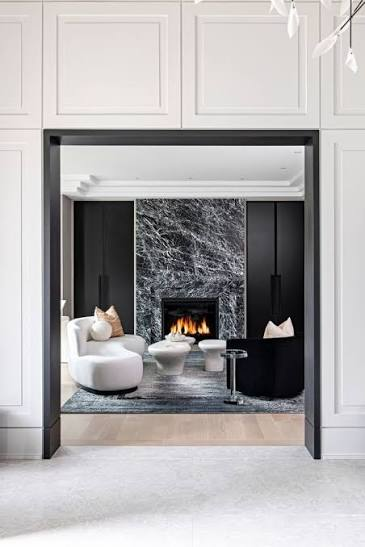
#> input picture i.jpg, 365 x 547 px
$ jupyter execute Experiment_2.ipynb
#> lines starting #> are read from the running program, lines starting #| are printed output that depends on the picture
Name : Vishesh Kumar ,
CU24250050 ,
Sec: B ,
Roll No : 69 ,
Computer Vision  ,
Labsheet - 2

[cell 1]
# ============================================
# 1. IMPORT REQUIRED LIBRARIES
# ============================================

import cv2
import numpy as np
import matplotlib.pyplot as plt

print("Libraries imported successfully!")

[cell 2]
# ============================================
# 2. LOAD IMAGE
# ============================================

image_path = "i.jpg"

image = cv2.imread(image_path)
#> image is the input picture: shape (547, 365, 3); mean B, G, R 171.1, 170.5, 172.9

if image is None:
    print("ERROR: Image not found!")
else:
    print("Image loaded successfully!")
    print("Image shape:", image.shape)
#| Image shape: (547, 365, 3)

[cell 3]
# ============================================
# 3. CONVERT IMAGE TO GRAYSCALE
# ============================================

gray = cv2.cvtColor(image, cv2.COLOR_BGR2GRAY)

print("Grayscale image created successfully!")
print("Grayscale shape:", gray.shape)
#| Grayscale shape: (547, 365)

[cell 4]
# ============================================
# 4. DISPLAY ORIGINAL IMAGE
# ============================================

plt.figure(figsize=(6, 5))

plt.imshow(gray, cmap="gray")
plt.title("Original Grayscale Image")
plt.axis("off")

plt.show()

[cell 5]
# ============================================
# 5. ORIGINAL IMAGE HISTOGRAM
# ============================================

plt.figure(figsize=(8, 5))

plt.hist(gray.ravel(), bins=256, range=[0, 256])

plt.title("Original Image Histogram")
plt.xlabel("Pixel Intensity")
plt.ylabel("Frequency")

plt.show()
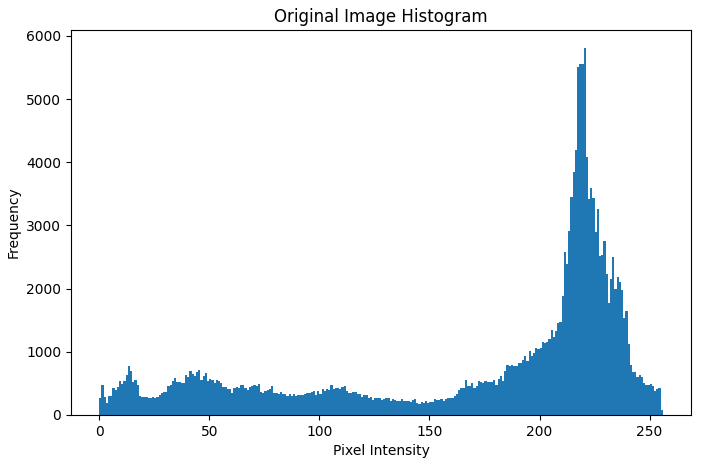
#> figure drawn by matplotlib, 1 panel; tallest bar 5802 high, from x = 220 to 221

[cell 6]
# ============================================
# 6. CONTRAST STRETCHING
# ============================================

contrast_stretched = cv2.normalize(
    gray,
    None,
    0,
    255,
    cv2.NORM_MINMAX
)

print("Contrast stretching completed!")

[cell 7]
# ============================================
# 7. DISPLAY CONTRAST STRETCHED IMAGE
# ============================================

plt.figure(figsize=(6, 5))

plt.imshow(contrast_stretched, cmap="gray")
plt.title("Contrast Stretched Image")
plt.axis("off")

plt.show()

[cell 8]
# ============================================
# 8. HISTOGRAM EQUALIZATION
# ============================================

hist_equalized = cv2.equalizeHist(gray)
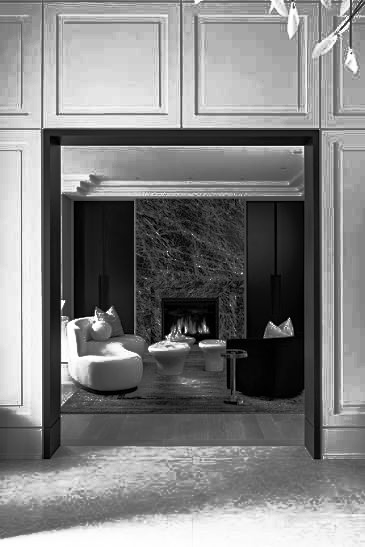
#> hist_equalized: shape (547, 365); min 0, max 255, mean 128.6

print("Histogram Equalization completed!")

[cell 9]
# ============================================
# 9. DISPLAY HISTOGRAM EQUALIZED IMAGE
# ============================================

plt.figure(figsize=(6, 5))

plt.imshow(hist_equalized, cmap="gray")
plt.title("Histogram Equalized Image")
plt.axis("off")

plt.show()

[cell 10]
# ============================================
# 10. CLAHE
# ============================================

clahe = cv2.createCLAHE(
    clipLimit=2.0,
    tileGridSize=(8, 8)
)

clahe_image = clahe.apply(gray)
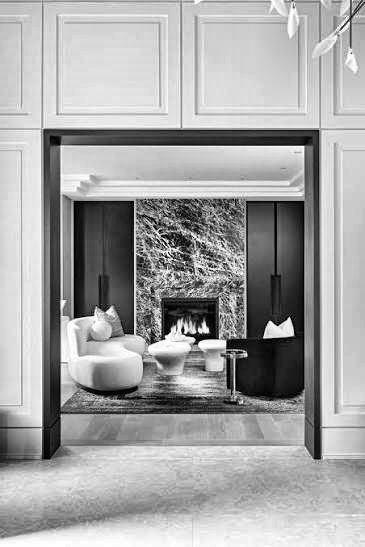
#> clahe_image: shape (547, 365); min 0, max 255, mean 165

print("CLAHE enhancement completed!")

[cell 11]
# ============================================
# 11. DISPLAY CLAHE IMAGE
# ============================================

plt.figure(figsize=(6, 5))

plt.imshow(clahe_image, cmap="gray")
plt.title("CLAHE Enhanced Image")
plt.axis("off")

plt.show()

[cell 12]
# ============================================
# 12. COMPARE ALL ENHANCED IMAGES
# ============================================

plt.figure(figsize=(15, 10))

plt.subplot(2, 2, 1)
plt.imshow(gray, cmap="gray")
plt.title("Original")
plt.axis("off")

plt.subplot(2, 2, 2)
plt.imshow(contrast_stretched, cmap="gray")
plt.title("Contrast Stretching")
plt.axis("off")

plt.subplot(2, 2, 3)
plt.imshow(hist_equalized, cmap="gray")
plt.title("Histogram Equalization")
plt.axis("off")

plt.subplot(2, 2, 4)
plt.imshow(clahe_image, cmap="gray")
plt.title("CLAHE")
plt.axis("off")

plt.tight_layout()
plt.show()
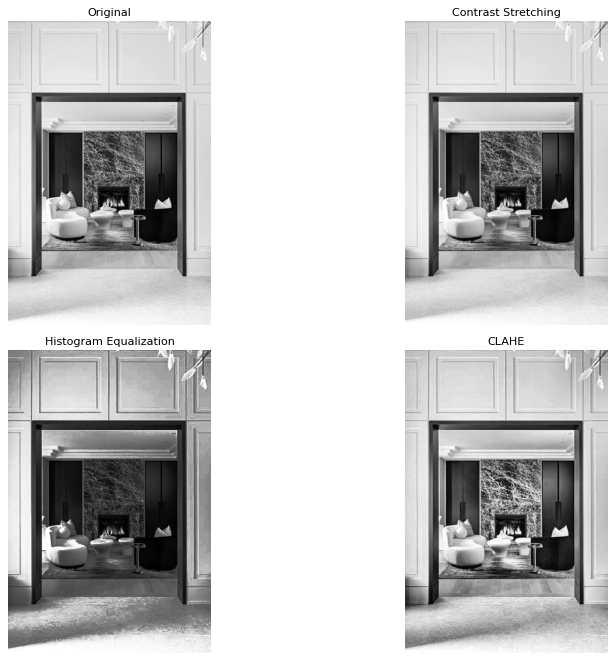
#> figure drawn by matplotlib, 4 panels

[cell 13]
# ============================================
# 13. COMPARE HISTOGRAMS
# ============================================

plt.figure(figsize=(15, 10))

plt.subplot(2, 2, 1)
plt.hist(gray.ravel(), bins=256, range=[0, 256])
plt.title("Original Histogram")
plt.xlabel("Pixel Intensity")
plt.ylabel("Frequency")

plt.subplot(2, 2, 2)
plt.hist(
    contrast_stretched.ravel(),
    bins=256,
    range=[0, 256]
)
plt.title("Contrast Stretching Histogram")
plt.xlabel("Pixel Intensity")
plt.ylabel("Frequency")

plt.subplot(2, 2, 3)
plt.hist(
    hist_equalized.ravel(),
    bins=256,
    range=[0, 256]
)
plt.title("Histogram Equalized")
plt.xlabel("Pixel Intensity")
plt.ylabel("Frequency")

plt.subplot(2, 2, 4)
plt.hist(
    clahe_image.ravel(),
    bins=256,
    range=[0, 256]
)
plt.title("CLAHE Histogram")
plt.xlabel("Pixel Intensity")
plt.ylabel("Frequency")

plt.tight_layout()
plt.show()
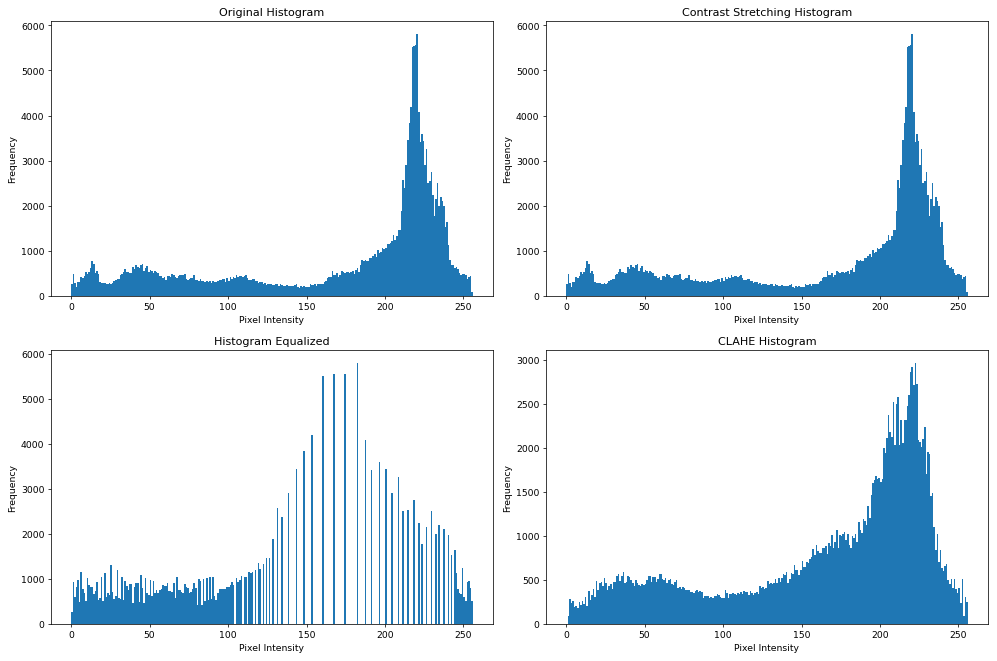
#> figure drawn by matplotlib, 4 panels; panel 1: tallest bar 5802 high, from x = 220 to 221; panel 2: tallest bar 5802 high, from x = 220 to 221; panel 3: tallest bar 5802 high, from x = 182 to 183; panel 4: tallest bar 2965 high, from x = 222 to 223

[cell 14]
# ============================================
# 14. SAVE ENHANCED IMAGES
# ============================================

cv2.imwrite("contrast_stretched.jpg", contrast_stretched)
cv2.imwrite("histogram_equalized.jpg", hist_equalized)
cv2.imwrite("clahe_image.jpg", clahe_image)

print("Images saved successfully!")
print("1. contrast_stretched.jpg")
print("2. histogram_equalized.jpg")
print("3. clahe_image.jpg")

[cell 15]
# ============================================
# 15. FINAL COMPARISON
# ============================================

plt.figure(figsize=(16, 5))

plt.subplot(1, 4, 1)
plt.imshow(gray, cmap="gray")
plt.title("Original")
plt.axis("off")

plt.subplot(1, 4, 2)
plt.imshow(contrast_stretched, cmap="gray")
plt.title("Contrast Stretching")
plt.axis("off")

plt.subplot(1, 4, 3)
plt.imshow(hist_equalized, cmap="gray")
plt.title("Histogram Equalization")
plt.axis("off")

plt.subplot(1, 4, 4)
plt.imshow(clahe_image, cmap="gray")
plt.title("CLAHE")
plt.axis("off")

plt.tight_layout()
plt.show()

$ run again, with average.jpg copied over i.jpg
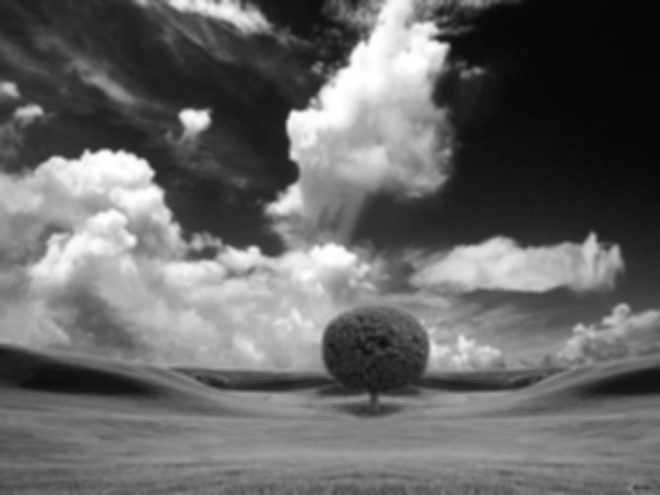
#> input picture average.jpg, 660 x 495 px
#> image is the input picture: shape (495, 660, 3); min 3, max 255, mean 102.6
#| Image shape: (495, 660, 3)
#| Grayscale shape: (495, 660)
#> `hist_equalized = cv2.equalizeHist(gray)`:
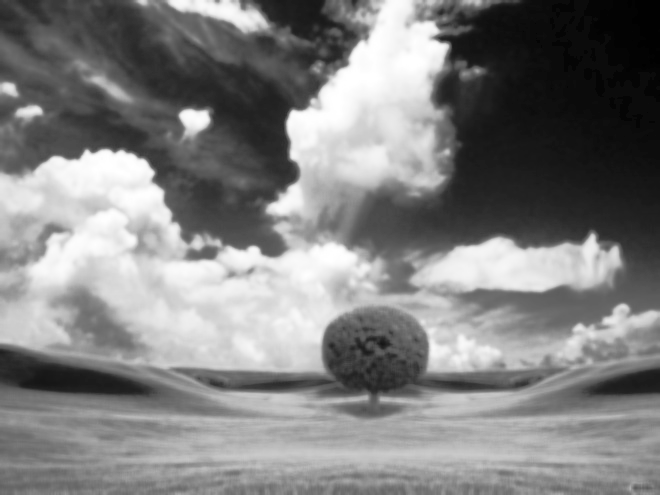
#> hist_equalized: shape (495, 660); min 0, max 255, mean 128.1
#> `plt.show()`:
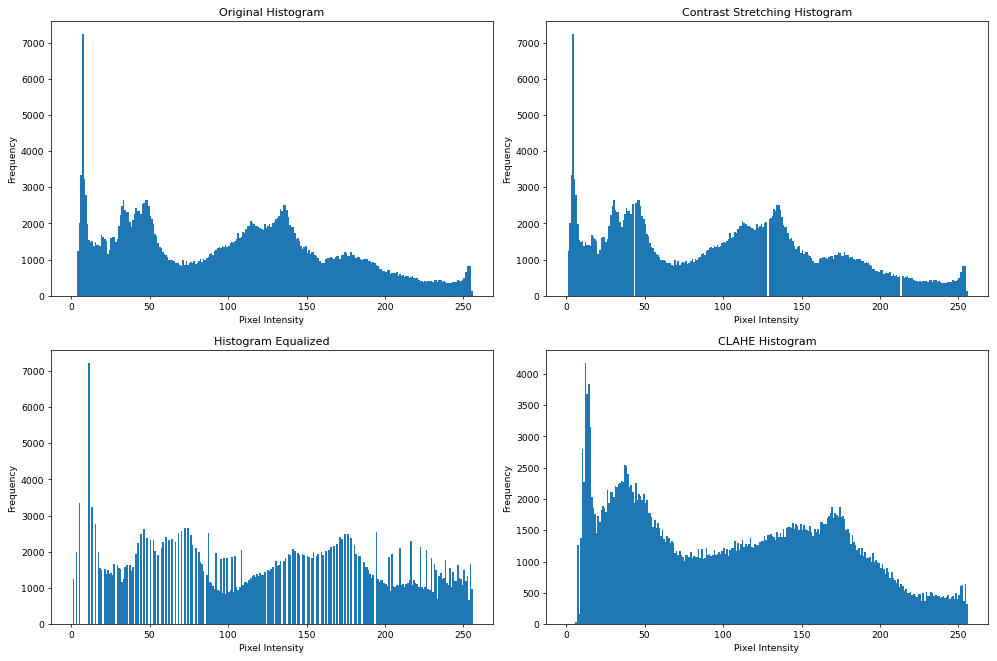
#> figure drawn by matplotlib, 4 panels; panel 1: tallest bar 7230 high, from x = 7 to 8; panel 2: tallest bar 7230 high, from x = 4 to 5; panel 3: tallest bar 7230 high, from x = 11 to 12; panel 4: tallest bar 4180 high, from x = 12 to 13
